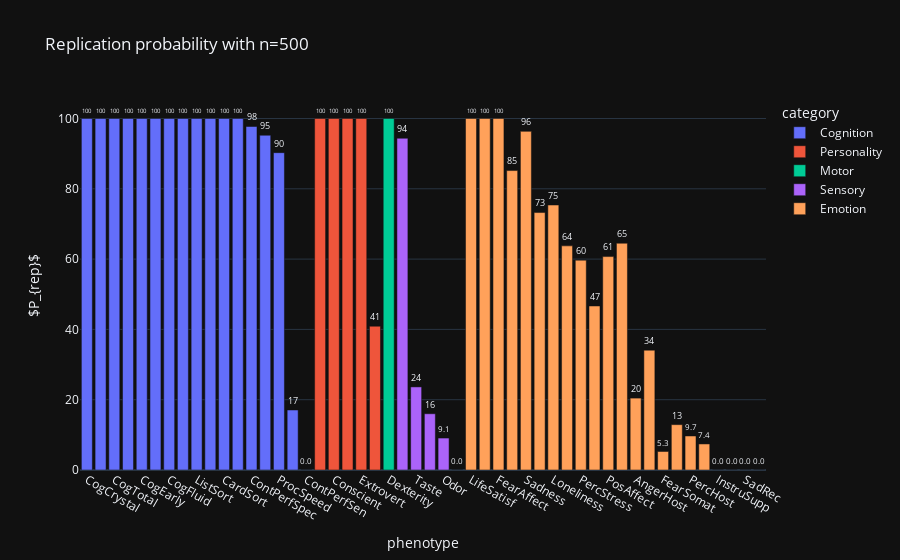

Notebook cell for this chart:
### Code cell
import plotly.express as px

fig = px.bar(df_plot, y=0, x='phenotype', text_auto='.2s',
            title="Replication probability with n=500",
            labels={'0':'$P_{rep}$'},
            hover_data=['category', 'phenotype_long', 'r_discovery', 'p_bias'], color='category')
fig.update_traces(textfont_size=12, textangle=0, textposition="outside", cliponaxis=False)
fig.show()

### Figure 1 — Plotly figure (JSON) as saved in the notebook; plotly's stock layout.template omitted (floating-point values rounded to 4 significant figures)
{"data": [{"alignmentgroup": "True", "customdata": [["Cognition", "NIH Toolbox Cognition Crystallized Composite: Age Adjusted Scale Score", 0.4784, 0.6196], ["Cognition", "NIH Toolbox Picture Vocabulary Test: Age-Adjusted Scale Score", 0.4493, 0.4667], ["Cognition", "NIH Toolbox Cognition Total Composite Score: Age Adjusted Scale Score", 0.4406, 0.5847], ["Cognition", "NIH Toolbox Oral Reading Recognition Test: Age-Adjusted Scale Score", 0.4211, 0.5628], ["Cognition", "NIH Toolbox Cognition Early Childhood Composite: Age Adjusted Scale Score", 0.3183, 0.4019], ["Cognition", "Variable Short Penn Line Orientation: Total Number Correct (VSPLOT_TC)", 0.3049, 0.4054], ["Cognition", "NIH Toolbox Cognition Fluid Composite: Age Adjusted Scale Score", 0.2866, 0.4797], ["Cognition", "Penn Progressive Matrices: Number of Correct Responses (PMAT24_A_CR)", 0.2737, 0.4536], ["Cognition", "NIH Toolbox List Sorting Working Memory Test: Age-Adjusted Scale Score", 0.2617, 0.4886], ["Cognition", "Delay Discounting: Area Under the Curve for Discounting of $200 (DDisc_AUC_200)", 0.1811, 0.2314], ["Cognition", "NIH Toolbox Dimensional Change Card Sort Test: Age-Adjusted Scale Score", 0.1689, 0.513], ["Cognition", "NIH Toolbox Picture Sequence Memory Test: Age-Adjusted Scale Score", 0.1664, 0.2661], ["Cognition", "Short Penn Continuous Performance Test: Specificity = SCPT_TN/(SCPT_TN + SCPT_FP) (SCPT_SPEC)", 0.1355, 0.3559], ["Cognition", "NIH Toolbox Flanker Inhibitory Control and Attention Test: Age-Adjusted Scale Score", 0.1243, 0.3669], ["Cognition", "NIH Toolbox Pattern Comparison Processing Speed Test: Age-Adjusted Scale Score", 0.1112, 0.4476], ["Cognition", "Penn Word Memory Test: Total Number of Correct Responses (IWRD_TOT)", 0.06272, 0.3333], ["Cognition", "Short Penn Continuous Performance Test: Sensitivity = SCPT_TP/(SCPT_TP + SCPT_FN) (SCPT_SEN)", 0.002666, 0.366]], "hovertemplate": "category=%{customdata[0]}<br>phenotype=%{x}<br>$P_{rep}$=%{y}<br>phenotype_long=%{customdata[1]}<br>r_discovery=%{customdata[2]}<br>p_bias=%{customdata[3]}<extra></extra>", "legendgroup": "Cognition", "marker": {"color": "#636efa", "pattern": {"shape": ""}}, "name": "Cognition", "offsetgroup": "Cognition", "orientation": "v", "showlegend": true, "textposition": "outside", "texttemplate": "%{y:.2s}", "x": ["CogCrystal", "PicVocab", "CogTotal", "ReadEng", "CogEarly", "Visuospat", "CogFluid", "FluidIQ", "ListSort", "DelayDisc", "CardSort", "PicSeqMem", "ContPerfSpec", "Flanker", "ProcSpeed", "WordMem", "ContPerfSen"], "xaxis": "x", "y": [100.0, 100.0, 100.0, 100.0, 100.0, 100.0, 100.0, 100.0, 100.0, 100.0, 100.0, 100.0, 97.73, 95.24, 90.28, 17.07, 0.0], "yaxis": "y", "type": "bar", "textfont": {"size": 12}, "cliponaxis": false, "textangle": 0}, {"alignmentgroup": "True", "customdata": [["Personality", "NEO-FFI Openness to Experience (NEOFAC_O)", 0.2525, 0.2829], ["Personality", "NEO-FFI Conscientiousness (NEOFAC_C)", 0.1836, 0.4335], ["Personality", "NEO-FFI Agreeableness (NEOFAC_A)", 0.1704, 0.2843], ["Personality", "NEO-FFI Extraversion (NEOFAC_E)", 0.1576, 0.4025], ["Personality", "NEO-FFI Neuroticism (NEOFAC_N)", 0.06718, 0.5043]], "hovertemplate": "category=%{customdata[0]}<br>phenotype=%{x}<br>$P_{rep}$=%{y}<br>phenotype_long=%{customdata[1]}<br>r_discovery=%{customdata[2]}<br>p_bias=%{customdata[3]}<extra></extra>", "legendgroup": "Personality", "marker": {"color": "#EF553B", "pattern": {"shape": ""}}, "name": "Personality", "offsetgroup": "Personality", "orientation": "v", "showlegend": true, "textposition": "outside", "texttemplate": "%{y:.2s}", "x": ["Open", "Conscient", "Agreeable", "Extrovert", "Neurotic"], "xaxis": "x", "y": [100.0, 100.0, 100.0, 100.0, 40.91], "yaxis": "y", "type": "bar", "textfont": {"size": 12}, "cliponaxis": false, "textangle": 0}, {"alignmentgroup": "True", "customdata": [["Motor", "NIH Toolbox 9-hole Pegboard Dexterity Test : Age-Adjusted Scale Score", 0.1488, 0.3991]], "hovertemplate": "category=%{customdata[0]}<br>phenotype=%{x}<br>$P_{rep}$=%{y}<br>phenotype_long=%{customdata[1]}<br>r_discovery=%{customdata[2]}<br>p_bias=%{customdata[3]}<extra></extra>", "legendgroup": "Motor", "marker": {"color": "#00cc96", "pattern": {"shape": ""}}, "name": "Motor", "offsetgroup": "Motor", "orientation": "v", "showlegend": true, "textposition": "outside", "texttemplate": "%{y:.2s}", "x": ["Dexterity"], "xaxis": "x", "y": [100.0], "yaxis": "y", "type": "bar", "textfont": {"size": 12}, "cliponaxis": false, "textangle": 0}, {"alignmentgroup": "True", "customdata": [["Sensory", "NIH Toolbox Words-In-Noise Age 6+: Computed Score", 0.1341, 0.3427], ["Sensory", "NIH Toolbox Regional Taste Intensity Age 12+ Age-Adjusted Scale Score", 0.08149, 0.4326], ["Sensory", "Mars Final Contrast Sensitivity Score", 0.06133, 0.4461], ["Sensory", "NIH Toolbox Odor Identification Age 3+ Age-Adjusted Scale Score", 0.023, 0.4219], ["Sensory", "NIH Toolbox Pain Interference Survey Age 18+: T-score", 0.02107, 0.4045]], "hovertemplate": "category=%{customdata[0]}<br>phenotype=%{x}<br>$P_{rep}$=%{y}<br>phenotype_long=%{customdata[1]}<br>r_discovery=%{customdata[2]}<br>p_bias=%{customdata[3]}<extra></extra>", "legendgroup": "Sensory", "marker": {"color": "#ab63fa", "pattern": {"shape": ""}}, "name": "Sensory", "offsetgroup": "Sensory", "orientation": "v", "showlegend": true, "textposition": "outside", "texttemplate": "%{y:.2s}", "x": ["NoiseComp", "Taste", "ContrastSens", "Odor", "PainInterf"], "xaxis": "x", "y": [94.38, 23.64, 16.0, 9.091, 0.0], "yaxis": "y", "type": "bar", "textfont": {"size": 12}, "cliponaxis": false, "textangle": 0}, {"alignmentgroup": "True", "customdata": [["Emotion", "NIH Toolbox General Life Satisfaction Survey: Unadjusted Scale Score", 0.1838, 0.2795], ["Emotion", "NIH Toolbox Anger-Physical Aggression Survey: Unadjusted Scale Score", 0.1749, 0.194], ["Emotion", "NIH Toolbox Fear-Affect Survey: Unadjusted Scale Score", 0.142, 0.4245], ["Emotion", "NIH Toolbox Emotional Support Survey: Unadjusted Scale Score", 0.1244, 0.2218], ["Emotion", "NIH Toolbox Sadness Survey: Unadjusted Scale Score", 0.1219, 0.4017], ["Emotion", "NIH Toolbox Self-Efficacy Survey: Unadjusted Scale Score", 0.1078, 0.4142], ["Emotion", "NIH Toolbox Loneliness Survey: Unadjusted Scale Score", 0.09817, 0.4213], ["Emotion", "NIH Toolbox Meaning and Purpose Survey: Unadjusted Scale Score", 0.09254, 0.3912], ["Emotion", "NIH Toolbox Perceived Stress Survey: Unadjusted Scale Score", 0.08989, 0.4241], ["Emotion", "NIH Toolbox Friendship Survey: Unadjusted Scale Score", 0.08848, 0.3451], ["Emotion", "NIH Toolbox Positive Affect Survey: Unadjusted Scale Score", 0.08431, 0.3564], ["Emotion", "NIH Toolbox Anger-Affect Survey: Unadjusted Scale Score", 0.08391, 0.486], ["Emotion", "NIH Toolbox Anger-Hostility Survey: Unadjusted Scale Score", 0.06535, 0.4093], ["Emotion", "Penn Emotion Recognition Test: Number of Correct Anger Identifications (ER40ANG)", 0.06508, 0.3905], ["Emotion", "NIH Toolbox Fear-Somatic Arousal Survey: Unadjusted Scale Score", 0.05301, 0.4469], ["Emotion", "Penn Emotion Recognition Test: Number of Correct Neutral Identifications (ER40NOE)", 0.04683, 0.4181], ["Emotion", "NIH Toolbox Perceived Hostility Survey: Unadjusted Scale Score", 0.04578, 0.3993], ["Emotion", "NIH Toolbox Perceived Rejection Survey: Unadjusted Scale Score", 0.03707, 0.4628], ["Emotion", "NIH Toolbox Instrumental Support Survey: Unadjusted Scale Score", 0.03628, 0.3583], ["Emotion", "Penn Emotion Recognition Test: Number of Correct Fear Identifications (ER40FEAR)", 0.03624, 0.3426], ["Emotion", "Penn Emotion Recognition Test: Number of Correct Sad Identifications (ER40SAD)", 0.029, 0.4522], ["Emotion", "Penn Emotion Recognition Test: Number of Correct Happy Identifications (ER40HAP)", -0.04047, 0.4361]], "hovertemplate": "category=%{customdata[0]}<br>phenotype=%{x}<br>$P_{rep}$=%{y}<br>phenotype_long=%{customdata[1]}<br>r_discovery=%{customdata[2]}<br>p_bias=%{customdata[3]}<extra></extra>", "legendgroup": "Emotion", "marker": {"color": "#FFA15A", "pattern": {"shape": ""}}, "name": "Emotion", "offsetgroup": "Emotion", "orientation": "v", "showlegend": true, "textposition": "outside", "texttemplate": "%{y:.2s}", "x": ["LifeSatisf", "AngerAggr", "FearAffect", "EmotSupp", "Sadness", "SelfEff", "Loneliness", "MeaningPurp", "PercStress", "Friendship", "PosAffect", "AngerAffect", "AngerHost", "AngerRec", "FearSomat", "NeutralRec", "PercHost", "PercReject", "InstruSupp", "FearRec", "SadRec", "HappyRec"], "xaxis": "x", "y": [100.0, 100.0, 100.0, 85.19, 96.34, 73.24, 75.38, 63.77, 59.7, 46.67, 60.71, 64.52, 20.45, 34.09, 5.263, 12.9, 9.677, 7.407, 0.0, 0.0, 0.0, 0.0], "yaxis": "y", "type": "bar", "textfont": {"size": 12}, "cliponaxis": false, "textangle": 0}], "layout": {"xaxis": {"anchor": "y", "domain": [0.0, 1.0], "title": {"text": "phenotype"}}, "yaxis": {"anchor": "x", "domain": [0.0, 1.0], "title": {"text": "$P_{rep}$"}}, "legend": {"title": {"text": "category"}, "tracegroupgap": 0}, "title": {"text": "Replication probability with n=500"}, "barmode": "relative"}}
